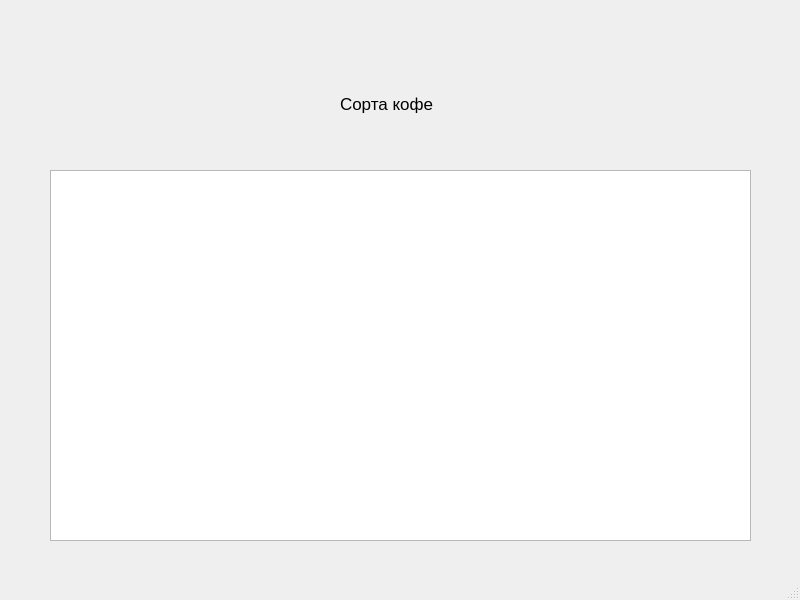
<?xml version="1.0" encoding="UTF-8"?>
<ui version="4.0">
 <class>MainWindow</class>
 <widget class="QMainWindow" name="MainWindow">
  <property name="geometry">
   <rect>
    <x>0</x>
    <y>0</y>
    <width>800</width>
    <height>600</height>
   </rect>
  </property>
  <property name="windowTitle">
   <string>MainWindow</string>
  </property>
  <widget class="QWidget" name="centralwidget">
   <widget class="QTableWidget" name="coffee_table">
    <property name="geometry">
     <rect>
      <x>50</x>
      <y>170</y>
      <width>701</width>
      <height>371</height>
     </rect>
    </property>
   </widget>
   <widget class="QLabel" name="label">
    <property name="geometry">
     <rect>
      <x>340</x>
      <y>90</y>
      <width>118</width>
      <height>27</height>
     </rect>
    </property>
    <property name="font">
     <font>
      <pointsize>13</pointsize>
     </font>
    </property>
    <property name="text">
     <string>Сорта кофе</string>
    </property>
   </widget>
  </widget>
  <widget class="QStatusBar" name="statusbar"/>
 </widget>
 <resources/>
 <connections/>
</ui>
